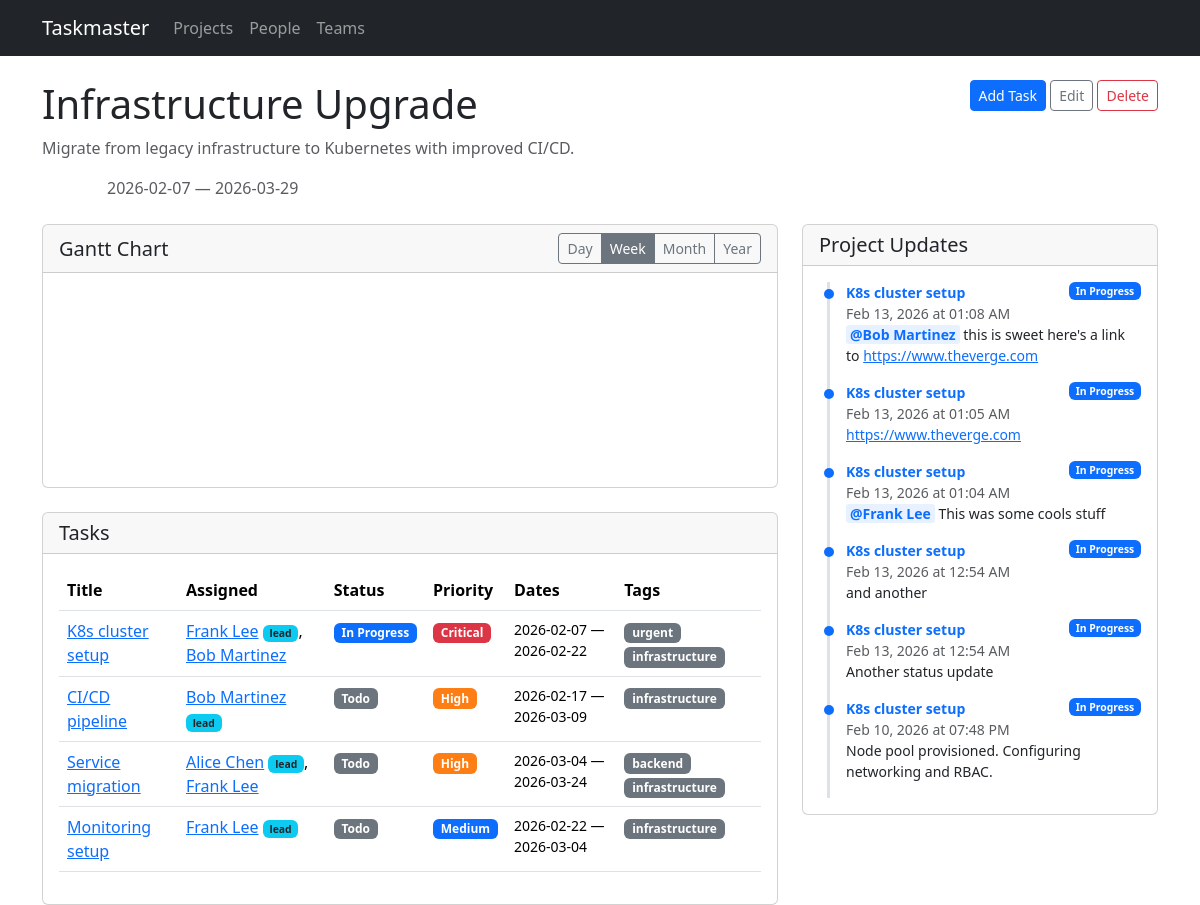
Page /projects/4 on the earlier database version.
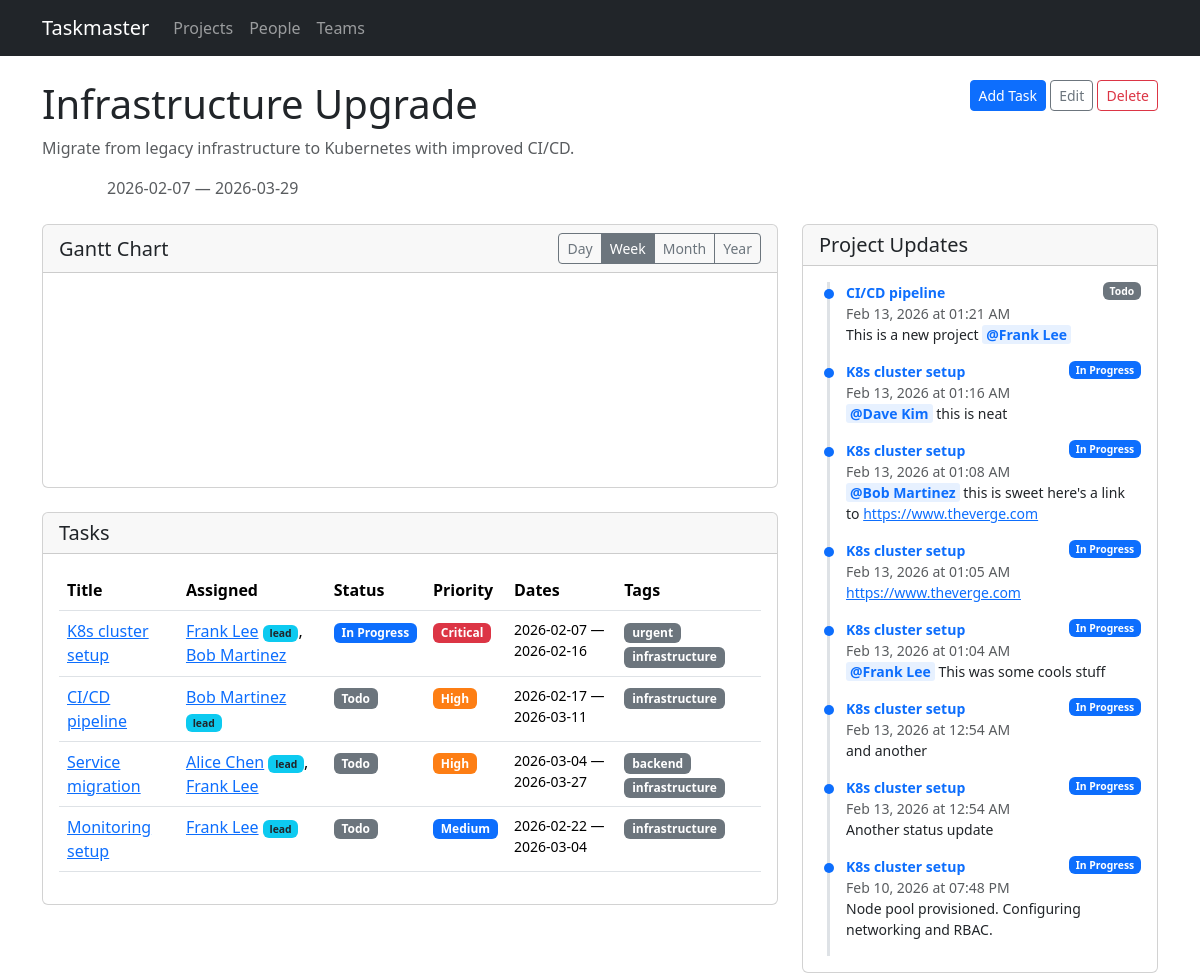
Same page on the later database version.
### models.py (models this page shows, shortened)
class Project(db.Model):
    id = db.Column(db.Integer, primary_key=True)
    name = db.Column(db.String(200), nullable=False)
    description = db.Column(db.Text)
    start_date = db.Column(db.Date)
    end_date = db.Column(db.Date)
    status = db.Column(db.String(20), default='active')  # active, completed, on_hold
    tasks = db.relationship('Task', backref='project', lazy=True, cascade='all, delete-orphan')

class Task(db.Model):
    id = db.Column(db.Integer, primary_key=True)
    title = db.Column(db.String(200), nullable=False)
    description = db.Column(db.Text)
    project_id = db.Column(db.Integer, db.ForeignKey('project.id'), nullable=False)
    start_date = db.Column(db.Date, nullable=False)
    end_date = db.Column(db.Date, nullable=False)
    status = db.Column(db.String(20), default='todo')  # todo, in_progress, done
    priority = db.Column(db.String(20), default='medium')  # low, medium, high, critical
    assignments = db.relationship('TaskAssignment', backref='task', lazy=True,
                                   cascade='all, delete-orphan')
    tags = db.relationship('Tag', secondary=task_tags, backref=db.backref('tasks', lazy=True))
    status_updates = db.relationship('StatusUpdate', backref='task', lazy=True,
                                     order_by='StatusUpdate.created_at.desc()',
                                     cascade='all, delete-orphan')
    dependencies = db.relationship(
        'Task',
        secondary='task_dependency',
        primaryjoin='Task.id == TaskDependency.task_id',
        secondaryjoin='Task.id == TaskDependency.depends_on_id',
        backref=db.backref('dependents', lazy=True),
        lazy=True,
    )
    @property
    def lead(self):
        for a in self.assignments:
            if a.is_lead:
                return a.person
        return None
    @property
    def assignees(self):
        return [a.person for a in self.assignments]

class Person(db.Model):
    id = db.Column(db.Integer, primary_key=True)
    name = db.Column(db.String(120), nullable=False)
    email = db.Column(db.String(120))
    team_id = db.Column(db.Integer, db.ForeignKey('team.id'))
    assignments = db.relationship('TaskAssignment', backref='person', lazy=True)

class Tag(db.Model):
    id = db.Column(db.Integer, primary_key=True)
    name = db.Column(db.String(50), unique=True, nullable=False)

class StatusUpdate(db.Model):
    id = db.Column(db.Integer, primary_key=True)
    task_id = db.Column(db.Integer, db.ForeignKey('task.id'), nullable=False)
    content = db.Column(db.Text, nullable=False)
    created_at = db.Column(db.DateTime, default=datetime.utcnow)
    mentions = db.relationship('Person', secondary=status_update_mentions,
                               backref=db.backref('mentioned_in', lazy=True))

### routes/projects.py (the view)
@bp.route('/projects/<int:id>')
def detail(id):
    project = Project.query.get_or_404(id)
    task_ids = [t.id for t in project.tasks]
    all_updates = StatusUpdate.query.filter(
        StatusUpdate.task_id.in_(task_ids)
    ).order_by(StatusUpdate.created_at.desc()).all() if task_ids else []
    return render_template('projects/detail.html', project=project,
                           all_updates=all_updates)

### templates/projects/detail.html (shortened to what this page needs)
{% extends "base.html" %}
{% block content %}
<div class="d-flex justify-content-between align-items-start mb-3">
    <div>
        <h1>{{ project.name }}</h1>
        {% if project.description %}
        <p class="text-muted">{{ project.description }}</p>
        {% endif %}
        <div class="mb-2">
            <span class="badge badge-{{ project.status }}">{{ project.status | replace('_', ' ') | title }}</span>
            {% if project.start_date %}<span class="text-muted ms-2">{{ project.start_date }}</span>{% endif %}
            {% if project.end_date %}<span class="text-muted"> &mdash; {{ project.end_date }}</span>{% endif %}
        </div>
    </div>
    <div>
        <a href="{{ url_for('tasks.new_task', project_id=project.id) }}" class="btn btn-primary btn-sm">Add Task</a>
        <a href="{{ url_for('projects.edit_project', id=project.id) }}" class="btn btn-outline-secondary btn-sm">Edit</a>
        <form method="post" action="{{ url_for('projects.delete_project', id=project.id) }}" class="d-inline"
              onsubmit="return confirm('Delete this project and all its tasks?')">
            <button type="submit" class="btn btn-outline-danger btn-sm">Delete</button>
        </form>
    </div>
</div>
<div class="row g-4">
<div class="col-lg-8">
    {% if project.tasks %}
    <div class="card mb-4">
        <div class="card-header d-flex justify-content-between align-items-center">
            <h5 class="mb-0">Gantt Chart</h5>
            <div class="btn-group btn-group-sm" id="gantt-zoom">
                <button type="button" class="btn btn-outline-secondary" data-mode="Day">Day</button>
                <button type="button" class="btn btn-outline-secondary active" data-mode="Week">Week</button>
                <button type="button" class="btn btn-outline-secondary" data-mode="Month">Month</button>
                <button type="button" class="btn btn-outline-secondary" data-mode="Year">Year</button>
            </div>
        </div>
        <div class="card-body gantt-container">
            <svg id="gantt"></svg>
        </div>
    </div>
    <div class="card">
        <div class="card-header"><h5 class="mb-0">Tasks</h5></div>
        <div class="card-body">
            <div class="table-responsive">
                <table class="table table-hover">
                    <thead>
                        <tr>
                            <th>Title</th>
                            <th>Assigned</th>
                            <th>Status</th>
                            <th>Priority</th>
                            <th>Dates</th>
                            <th>Tags</th>
                        </tr>
                    </thead>
                    <tbody>
                        {% for task in project.tasks %}
                        <tr>
                            <td><a href="{{ url_for('tasks.detail', id=task.id) }}">{{ task.title }}</a></td>
                            <td>
                                {% if task.assignees %}
                                    {% for person in task.assignees %}
                                    <a href="{{ url_for('people.detail', id=person.id) }}">{{ person.name }}</a>{% if task.lead and person.id == task.lead.id %} <span class="badge bg-info text-dark" style="font-size:0.65em">lead</span>{% endif %}{% if not loop.last %}, {% endif %}
                                    {% endfor %}
                                {% else %}
                                <span class="text-muted">Unassigned</span>
                                {% endif %}
                            </td>
                            <td><span class="badge badge-{{ task.status }}">{{ task.status | replace('_', ' ') | title }}</span></td>
                            <td><span class="badge badge-{{ task.priority }}">{{ task.priority | title }}</span></td>
                            <td class="small">{{ task.start_date }} &mdash; {{ task.end_date }}</td>
                            <td>
                                {% for tag in task.tags %}
                                <span class="badge bg-secondary">{{ tag.name }}</span>
                                {% endfor %}
                            </td>
                        </tr>
                        {% endfor %}
                    </tbody>
                </table>
            </div>
        </div>
    </div>
    {% else %}
    <div class="text-center py-5">
        <p class="text-muted">No tasks yet.</p>
        <a href="{{ url_for('tasks.new_task', project_id=project.id) }}" class="btn btn-primary">Add the first task</a>
    </div>
    {% endif %}
</div>
<div class="col-lg-4">
    <div class="card" style="position: sticky; top: 1rem;">
        <div class="card-header"><h5 class="mb-0">Project Updates</h5></div>
        <div class="card-body" style="max-height: 80vh; overflow-y: auto;">
            {% if all_updates %}
            <div class="status-timeline">
                {% for update in all_updates %}
                <div class="update-item">
                    <div class="d-flex justify-content-between align-items-start">
                        <a href="{{ url_for('tasks.detail', id=update.task.id) }}" class="fw-semibold small text-decoration-none">{{ update.task.title }}</a>
                        <span class="badge badge-{{ update.task.status }}" style="font-size:0.65em">{{ update.task.status | replace('_', ' ') | title }}</span>
                    </div>
                    <div class="text-muted small">{{ update.created_at.strftime('%b %d, %Y at %I:%M %p') }}</div>
                    <div class="small">{{ update.content|render_mentions }}</div>
                </div>
                {% endfor %}
            </div>
            {% else %}
            <p class="text-muted mb-0 small">No updates yet. Add status updates from individual task pages.</p>
            {% endif %}
        </div>
    </div>
</div>
</div>
{% endblock %}

### templates/base.html (shortened to what this page needs)
<!DOCTYPE html>
<html lang="en">
<head>
    <link href="https://cdn.jsdelivr.net/npm/bootstrap@5.3.3/dist/css/bootstrap.min.css" rel="stylesheet">
    <link rel="stylesheet" href="https://cdn.jsdelivr.net/npm/frappe-gantt@0.6.1/dist/frappe-gantt.min.css">
    <link rel="stylesheet" href="{{ url_for('static', filename='style.css') }}">
</head>
<body>
    <nav class="navbar navbar-expand-lg navbar-dark bg-dark">
        <div class="container">
            <a class="navbar-brand" href="{{ url_for('index') }}">Taskmaster</a>
            <div class="collapse navbar-collapse" id="navbarNav">
                <ul class="navbar-nav">
                    <li class="nav-item">
                        <a class="nav-link" href="{{ url_for('projects.list_projects') }}">Projects</a>
                    </li>
                    <li class="nav-item">
                        <a class="nav-link" href="{{ url_for('people.list_people') }}">People</a>
                    </li>
                    <li class="nav-item">
                        <a class="nav-link" href="{{ url_for('teams.list_teams') }}">Teams</a>
                    </li>
                </ul>
            </div>
        </div>
    </nav>
    <main class="container mt-4">
        {% block content %}{% endblock %}
    </main>
</body>
</html>

### static/style.css (style rules this page uses)
.badge-medium { background-color: #0d6efd; }
.badge-high { background-color: #fd7e14; }
.badge-critical { background-color: #dc3545; }
.badge-todo { background-color: #6c757d; }
.badge-in_progress { background-color: #0d6efd; }
.status-timeline { border-left: 3px solid #dee2e6; padding-left: 1rem; margin-left: 0.5rem; }
.status-timeline .update-item { position: relative; padding-bottom: 1rem; }
.status-timeline .update-item::before { content: ''; position: absolute; left: -1.35rem; top: 0.4rem; width: 10px; height: 10px; border-radius: 50%; background: #0d6efd; }
.gantt-container { overflow-x: auto; margin: 1rem 0; }
.mention-tag { background-color: #e7f1ff; color: #0d6efd; padding: 0 4px; border-radius: 3px; font-weight: 600; }

Differences in the rows shown:
changed Task "K8s cluster setup": end_date "2026-02-22" → "2026-02-16"
changed Task "CI/CD pipeline": end_date "2026-03-09" → "2026-03-11"
changed Task "Service migration": end_date "2026-03-24" → "2026-03-27"
added StatusUpdate: task "CI/CD pipeline", task.status "Todo", created_at "Feb 13, 2026 at 01:21 AM", content|render_mentions "This is a new project @Frank Lee"
added StatusUpdate: task "K8s cluster setup", task.status "In Progress", created_at "Feb 13, 2026 at 01:16 AM", content|render_mentions "@Dave Kim this is neat"
